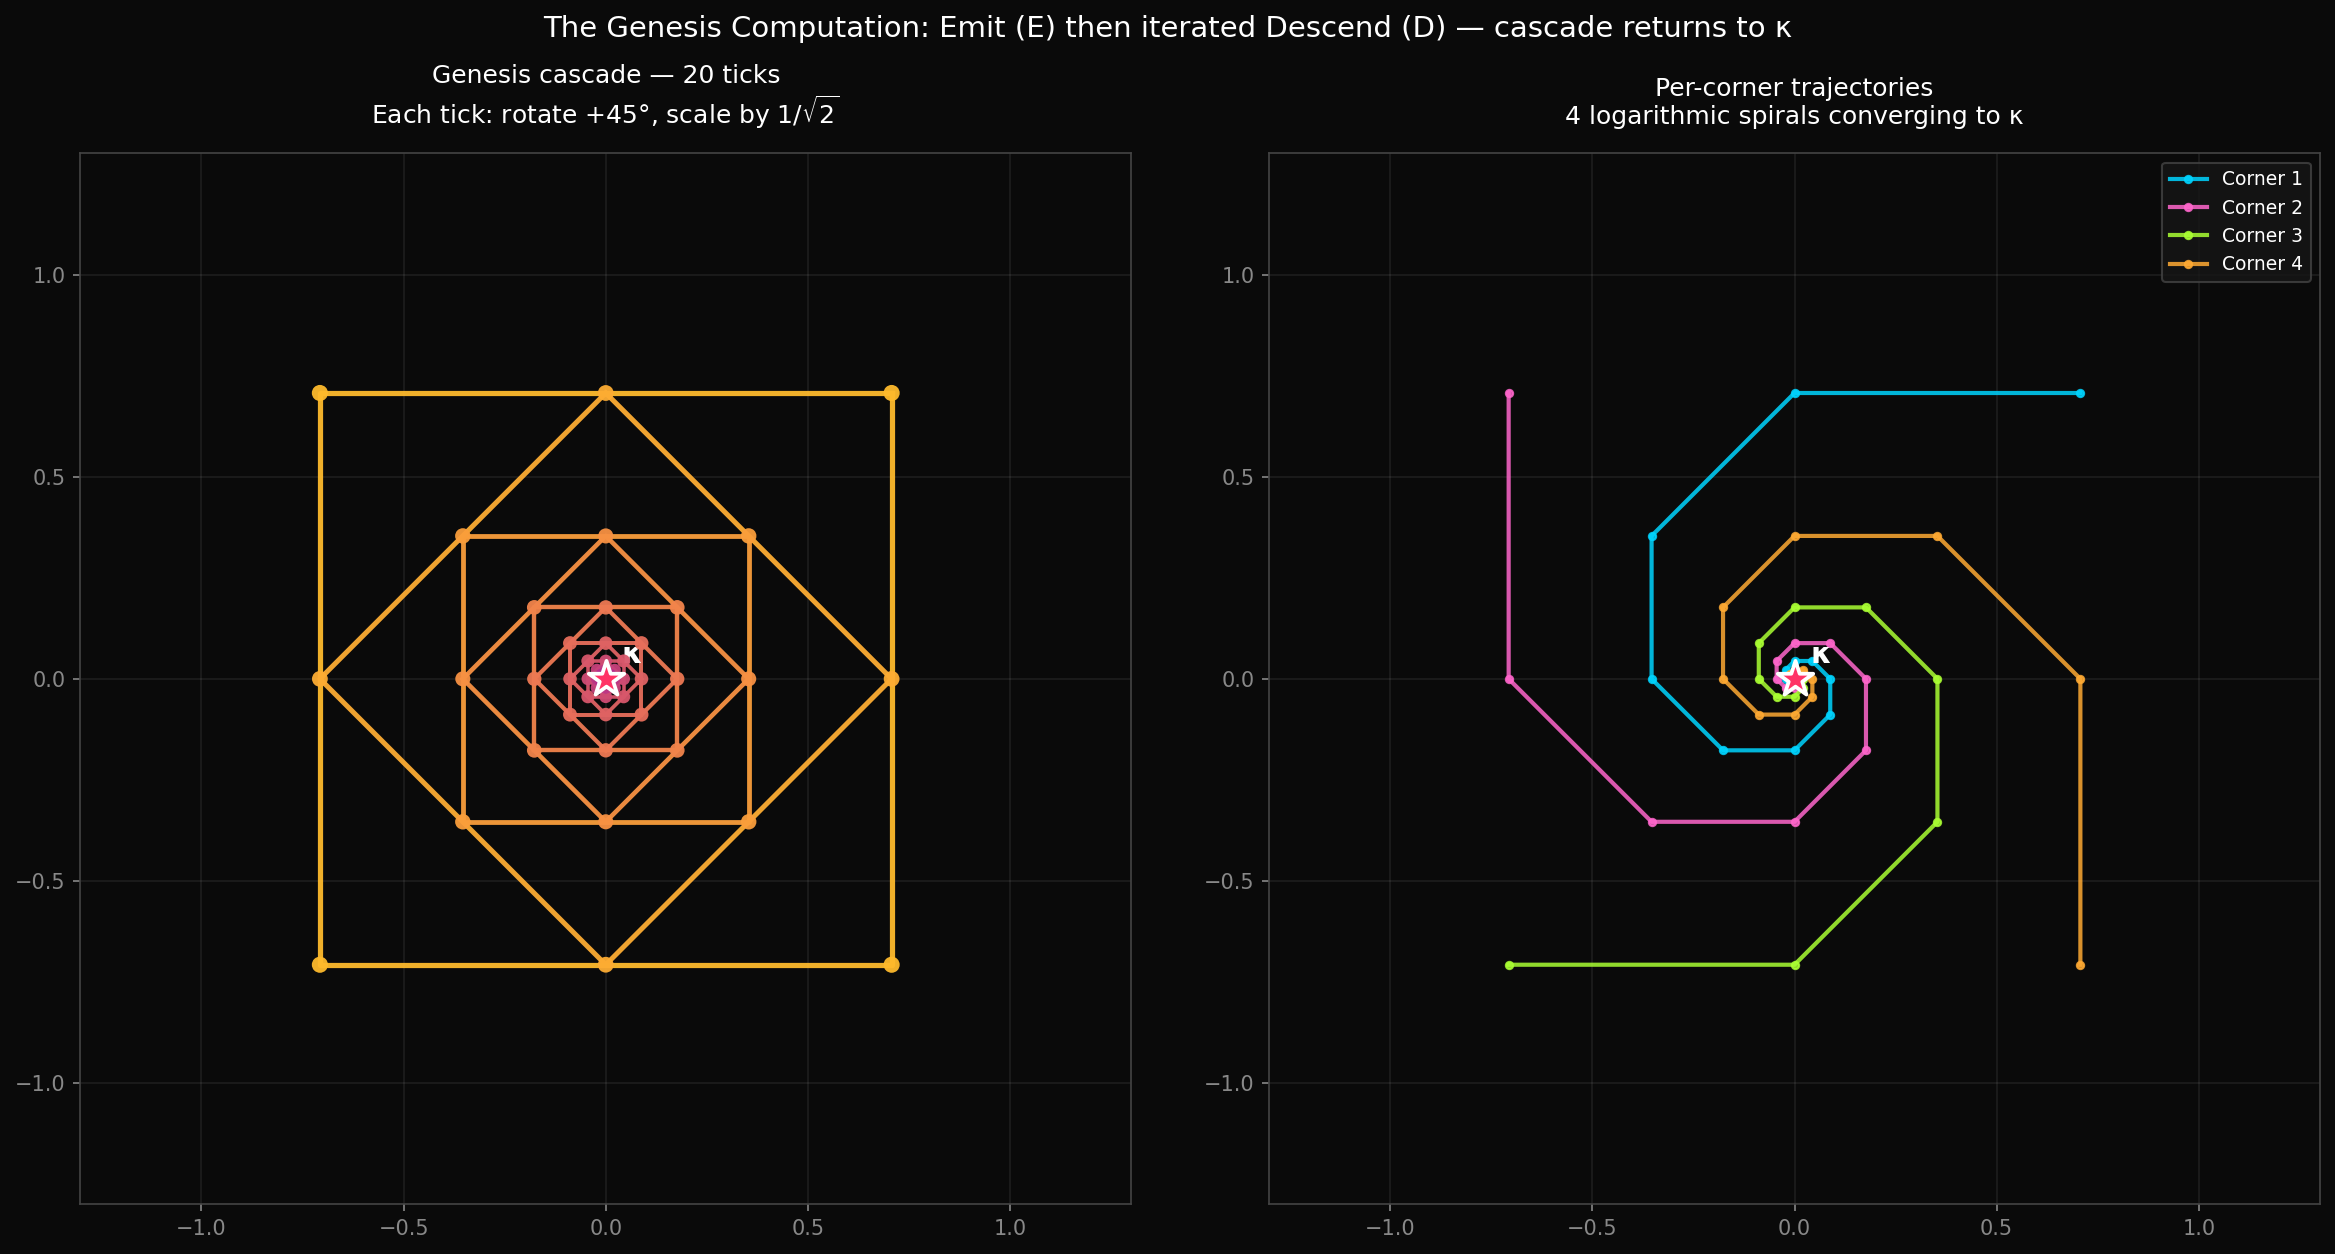

Generate this figure with Python:
"""
Genesis Cascade visualization.

Implements the framework's minimal generative computation:
- Start at κ-hinge (origin).
- Tick 1: 𝓔 (emit) — create 4 corners of a square at unit radius.
- Tick n+1: 𝓓 (descend) — inscribed square at +45° rotation, scaled by 1/√2.
- Iterate. Cascade converges back to κ in the limit.
"""

import numpy as np
import matplotlib.pyplot as plt
import os

os.makedirs('/mnt/user-data/outputs', exist_ok=True)

# Parameters
N_TICKS = 20
INITIAL_RADIUS = 1.0
SCALE = 1 / np.sqrt(2)
ROT_PER_TICK_DEG = 45

def square_corners(radius, rotation_deg):
    """Return the 4 corners of a square at center distance `radius`, rotated by `rotation_deg`."""
    angles_rad = np.radians(np.array([45, 135, 225, 315]) + rotation_deg)
    return np.column_stack([radius * np.cos(angles_rad), radius * np.sin(angles_rad)])

# Build the cascade
cascade = []
for tick in range(N_TICKS):
    radius = INITIAL_RADIUS * SCALE**tick
    rotation = ROT_PER_TICK_DEG * tick
    corners = square_corners(radius, rotation)
    cascade.append({'tick': tick, 'radius': radius,
                    'rotation': rotation, 'corners': corners})

# Visualize
fig, axes = plt.subplots(1, 2, figsize=(16, 8))
fig.patch.set_facecolor('#0a0a0a')

# --- Panel 1: Nested squares ---
ax = axes[0]
ax.set_xlim(-1.3, 1.3)
ax.set_ylim(-1.3, 1.3)
ax.set_aspect('equal')
ax.set_facecolor('#0a0a0a')

cmap_squares = plt.cm.plasma(np.linspace(0.85, 0.15, N_TICKS))

for i, level in enumerate(cascade):
    corners = level['corners']
    closed = np.vstack([corners, corners[0]])
    ax.plot(closed[:, 0], closed[:, 1], color=cmap_squares[i],
            linewidth=max(0.6, 2.5 - 0.1 * i), alpha=0.95)
    ax.scatter(corners[:, 0], corners[:, 1], color=cmap_squares[i],
               s=max(6, 60 - 2.5 * i), alpha=0.95, zorder=5,
               edgecolors='none')

ax.scatter([0], [0], color='#ff3366', s=320, marker='*',
           edgecolors='white', linewidths=1.8, zorder=10)
ax.annotate('κ', (0.04, 0.04), color='white', fontsize=14, fontweight='bold')

ax.set_title(f'Genesis cascade — {N_TICKS} ticks\nEach tick: rotate +45°, scale by 1/$\\sqrt{{2}}$',
             color='white', fontsize=12, pad=14)
ax.tick_params(colors='#888888')
for spine in ax.spines.values():
    spine.set_color('#444444')
ax.grid(True, alpha=0.08, color='white')

# --- Panel 2: Corner trajectories (4 logarithmic spirals) ---
ax = axes[1]
ax.set_xlim(-1.3, 1.3)
ax.set_ylim(-1.3, 1.3)
ax.set_aspect('equal')
ax.set_facecolor('#0a0a0a')

corner_colors = ['#00d4ff', '#ff66cc', '#aaff33', '#ffaa33']
for corner_idx in range(4):
    trajectory = np.array([level['corners'][corner_idx] for level in cascade])
    ax.plot(trajectory[:, 0], trajectory[:, 1],
            color=corner_colors[corner_idx], linewidth=2, alpha=0.85,
            marker='o', markersize=3.5,
            label=f'Corner {corner_idx + 1}')

ax.scatter([0], [0], color='#ff3366', s=320, marker='*',
           edgecolors='white', linewidths=1.8, zorder=10)
ax.annotate('κ', (0.04, 0.04), color='white', fontsize=14, fontweight='bold')

ax.set_title('Per-corner trajectories\n4 logarithmic spirals converging to κ',
             color='white', fontsize=12, pad=14)
ax.tick_params(colors='#888888')
for spine in ax.spines.values():
    spine.set_color('#444444')
ax.grid(True, alpha=0.08, color='white')
ax.legend(loc='upper right', facecolor='#161616', edgecolor='#444444',
          labelcolor='white', fontsize=9)

plt.suptitle('The Genesis Computation: Emit (E) then iterated Descend (D) — cascade returns to κ',
             color='white', fontsize=14, y=1.01)
plt.tight_layout()

output_path = '/mnt/user-data/outputs/genesis_cascade.png'
plt.savefig(output_path, dpi=150, facecolor='#0a0a0a',
            edgecolor='none', bbox_inches='tight')
plt.close()

# Print summary
print(f"Saved: {output_path}\n")
print(f"  Ticks computed:     {N_TICKS}")
print(f"  Initial radius:     {INITIAL_RADIUS}")
print(f"  Final radius:       {cascade[-1]['radius']:.6e}")
print(f"  Total rotation:     {(N_TICKS - 1) * ROT_PER_TICK_DEG}°")
print(f"  Scale per tick:     1/√2 ≈ {SCALE:.6f}")
print(f"  After 20 ticks:     radius shrunk by factor {(1/SCALE)**(N_TICKS-1):.2f}")
